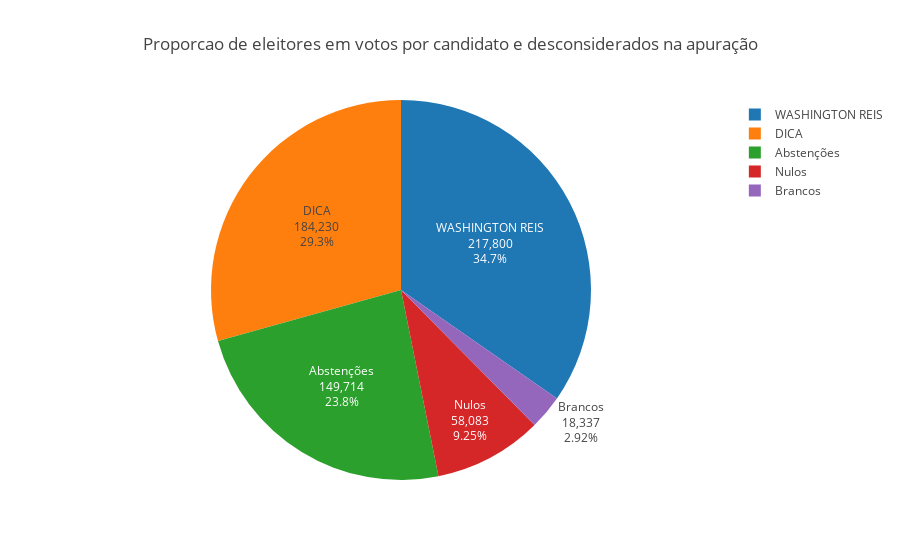

This figure's notebook cell:
### Markdown cell above
#### Visualização com a distribuição dos votos dos candidatos em segundo turno

### Code cell
values = [cand1.get('votes'), cand2.get('votes'), total_abstencoes, total_brancos, total_nulos]
labels = [ cand1.get('name'), cand2.get('name'), 'Abstenções', 'Brancos', 'Nulos' ]

title = 'Proporcao de eleitores em votos por candidato e desconsiderados na apuração'
fig = generatePieChart(go=go, labels=labels, values=values, title=title)
py.iplot(fig)

### Figure 1 — Plotly figure (JSON) as saved in the notebook; plotly's stock layout.template omitted (floating-point values rounded to 4 significant figures)
{"data": [{"labels": ["DICA", "WASHINGTON REIS", "Abstenções", "Brancos", "Nulos"], "textinfo": "percent+value+label", "type": "pie", "uid": "3d611848-e341-11e8-8177-5cc9d399d62a", "values": [184230, 217800, 149714, 18337, 58083]}], "layout": {"title": "Proporcao de eleitores em votos por candidato e desconsiderados na apuração"}}
